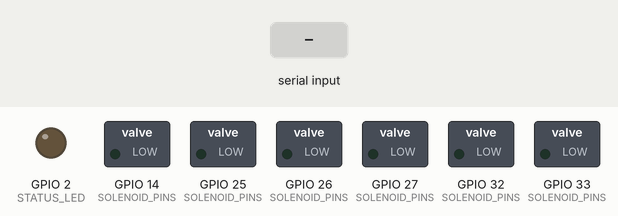
A sketch run on a simulated ESP32. Parts: switched loads named in the sketch (green lamp = pin HIGH), output pins drawn as LEDs (lit = HIGH). Dashed ring = blinking. The test bench sets the inputs (shaded band). What the sketch prints to the serial monitor is not drawn.

Above: at 6.3 s.
6.4 s: "90,45\n" received over Serial
At 6.8 s:
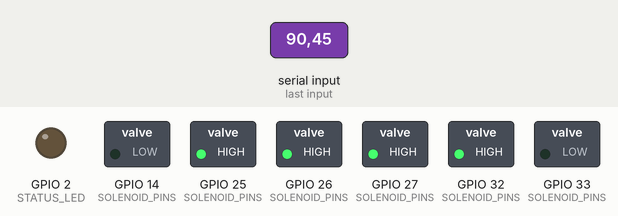
12.4 s: "200\n" received over Serial
At 15.2 s:
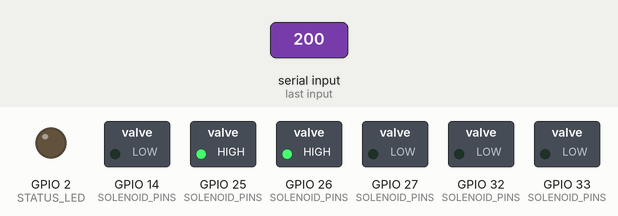
15.4 s: "30,150\n" received over Serial
At 21.2 s:
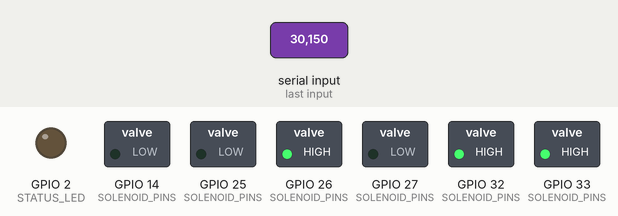
Timing chart, 0 to 27.4 s (numbered marks = the images above; inputs shaded):
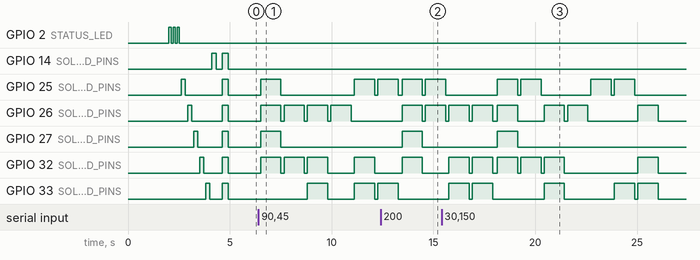

The sketch:

ESP32_BrailleDevice_Complete.ino
```cpp
/*
 * ESP32 Complete Braille Device
 *
 * Purpose: All-in-one Braille display device
 *          - Receives text from OCR (via Serial/WiFi)
 *          - Translates to Braille patterns
 *          - Controls 6 solenoids directly
 *
 * Supports: English, Kazakh, Russian
 * Hardware: ESP32 + 6 solenoids + 6 MOSFETs
 *
 * Author: Braille Device Project
 * Date: 2025
 */

#include <Arduino.h>

// ============================================
// HARDWARE CONFIGURATION
// ============================================

// Solenoid control pins (connected to MOSFETs)
#define SOLENOID_1 GPIO_NUM_25  // Dot 1 (top left)
#define SOLENOID_2 GPIO_NUM_26  // Dot 2 (middle left)
#define SOLENOID_3 GPIO_NUM_27  // Dot 3 (bottom left)
#define SOLENOID_4 GPIO_NUM_32  // Dot 4 (top right)
#define SOLENOID_5 GPIO_NUM_33  // Dot 5 (middle right)
#define SOLENOID_6 GPIO_NUM_14  // Dot 6 (bottom right)

// OCR Input Configuration
#define OCR_INPUT_SERIAL Serial  // Use Serial for OCR input or testing

// Timing Configuration
#define SOLENOID_EXTEND_TIME 50    // ms - time to extend solenoid
#define SOLENOID_HOLD_TIME 950     // ms - time to hold position for reading
#define RETRACT_TIME 50            // ms - time between characters
#define CHAR_DISPLAY_TIME 1000     // ms - total display time per character

// Status LED (built-in)
#define STATUS_LED LED_BUILTIN

// ============================================
// PIN ARRAY FOR EASY ITERATION
// ============================================

const uint8_t SOLENOID_PINS[6] = {
    SOLENOID_1,
    SOLENOID_2,
    SOLENOID_3,
    SOLENOID_4,
    SOLENOID_5,
    SOLENOID_6
};

// ============================================
// BRAILLE CHARACTER STRUCTURES
// ============================================

// Braille pattern structure
struct BraillePattern {
    char character;
    uint8_t dots;  // 6-bit pattern (bits 0-5 represent dots 1-6)
};

// ============================================
// BRAILLE MAPPING ARRAYS
// ============================================

// English lowercase letters (a-z)
const BraillePattern ENGLISH_LOWER[] = {
    {'a', 0b000001},  // dot 1
    {'b', 0b000011},  // dots 1,2
    {'c', 0b001001},  // dots 1,4
    {'d', 0b011001},  // dots 1,4,5
    {'e', 0b010001},  // dots 1,5
    {'f', 0b001011},  // dots 1,2,4
    {'g', 0b011011},  // dots 1,2,4,5
    {'h', 0b010011},  // dots 1,2,5
    {'i', 0b001010},  // dots 2,4
    {'j', 0b011010},  // dots 2,4,5
    {'k', 0b000101},  // dots 1,3
    {'l', 0b000111},  // dots 1,2,3
    {'m', 0b001101},  // dots 1,3,4
    {'n', 0b011101},  // dots 1,3,4,5
    {'o', 0b010101},  // dots 1,3,5
    {'p', 0b001111},  // dots 1,2,3,4
    {'q', 0b011111},  // dots 1,2,3,4,5
    {'r', 0b010111},  // dots 1,2,3,5
    {'s', 0b001110},  // dots 2,3,4
    {'t', 0b011110},  // dots 2,3,4,5
    {'u', 0b100101},  // dots 1,3,6
    {'v', 0b100111},  // dots 1,2,3,6
    {'w', 0b111010},  // dots 2,4,5,6
    {'x', 0b101101},  // dots 1,3,4,6
    {'y', 0b111101},  // dots 1,3,4,5,6
    {'z', 0b110101}   // dots 1,3,5,6
};

// Numbers (0-9) - use number indicator + letters a-j
const BraillePattern NUMBERS[] = {
    {'0', 0b011010},  // j
    {'1', 0b000001},  // a
    {'2', 0b000011},  // b
    {'3', 0b001001},  // c
    {'4', 0b011001},  // d
    {'5', 0b010001},  // e
    {'6', 0b001011},  // f
    {'7', 0b011011},  // g
    {'8', 0b010011},  // h
    {'9', 0b001010}   // i
};

// Punctuation and special characters
const BraillePattern PUNCTUATION[] = {
    {' ', 0b000000},  // space (no dots)
    {'.', 0b010110},  // dots 2,3,5
    {',', 0b000010},  // dot 2
    {'?', 0b100110},  // dots 2,3,6
    {'!', 0b011110},  // dots 2,3,4,5
    {';', 0b000110},  // dots 2,3
    {':', 0b010010},  // dots 2,5
    {'-', 0b001100},  // dots 3,4
    {'\'', 0b000100}, // dot 3
    {'"', 0b100110},  // dots 2,3,6
    {'(', 0b010111},  // dots 1,2,3,5
    {')', 0b010111},  // dots 1,2,3,5
};

// Russian Cyrillic characters (а-я)
const BraillePattern RUSSIAN_CHARS[] = {
    {'а', 0b000001},  // a - dot 1
    {'б', 0b000011},  // b - dots 1,2
    {'в', 0b111010},  // v - dots 2,4,5,6
    {'г', 0b011011},  // g - dots 1,2,4,5
    {'д', 0b011001},  // d - dots 1,4,5
    {'е', 0b010001},  // e - dots 1,5
    {'ё', 0b010000},  // yo - dot 5
    {'ж', 0b101011},  // zh - dots 1,2,4,6
    {'з', 0b110101},  // z - dots 1,3,5,6
    {'и', 0b001010},  // i - dots 2,4
    {'й', 0b111111},  // y - dots 1,2,3,4,5,6
    {'к', 0b000101},  // k - dots 1,3
    {'л', 0b000111},  // l - dots 1,2,3
    {'м', 0b001101},  // m - dots 1,3,4
    {'н', 0b011101},  // n - dots 1,3,4,5
    {'о', 0b010101},  // o - dots 1,3,5
    {'п', 0b001111},  // p - dots 1,2,3,4
    {'р', 0b010111},  // r - dots 1,2,3,5
    {'с', 0b001110},  // s - dots 2,3,4
    {'т', 0b011110},  // t - dots 2,3,4,5
    {'у', 0b100101},  // u - dots 1,3,6
    {'ф', 0b001011},  // f - dots 1,2,4
    {'х', 0b110111},  // h - dots 1,2,3,5,6
    {'ц', 0b001001},  // ts - dots 1,4
    {'ч', 0b111011},  // ch - dots 1,2,4,5,6
    {'ш', 0b100100},  // sh - dot 6
    {'щ', 0b100001},  // shch - dots 1,6
    {'ъ', 0b111101},  // hard sign - dots 1,3,4,5,6
    {'ы', 0b111110},  // y - dots 2,3,4,5,6
    {'ь', 0b101110},  // soft sign - dots 2,3,4,6
    {'э', 0b101001},  // e - dots 1,4,6
    {'ю', 0b100111},  // yu - dots 1,2,3,6
    {'я', 0b111001}   // ya - dots 1,4,5,6
};

// Kazakh specific characters (additional to Russian)
const BraillePattern KAZAKH_CHARS[] = {
    {'ә', 0b110001},  // ä - dots 1,5,6
    {'ғ', 0b111100},  // ğ - dots 3,4,5,6
    {'қ', 0b100011},  // q - dots 1,2,6
    {'ң', 0b110011},  // ñ - dots 1,2,5,6
    {'ө', 0b101010},  // ö - dots 2,4,6
    {'ұ', 0b100110},  // ū - dots 2,3,6
    {'ү', 0b101111},  // ü - dots 1,2,3,4,6
    {'һ', 0b110010},  // h - dots 2,5,6
    {'і', 0b001010}   // i - dots 2,4 (same as и)
};

// Special indicators
const uint8_t CAPITAL_INDICATOR = 0b100000;  // dot 6
const uint8_t NUMBER_INDICATOR = 0b001111;   // dots 1,2,3,4

// ============================================
// GLOBAL VARIABLES
// ============================================

String inputBuffer = "";
bool processingComplete = false;

// ============================================
// FUNCTION DECLARATIONS
// ============================================

void setupPins();
void displayBraillePattern(uint8_t pattern);
void extendDots(uint8_t pattern);
void retractAllDots();
void testAllSolenoids();
void blinkStatus(int times);
uint8_t getBraillePattern(char c);
void processText(String text);
void displayBrailleChar(char c);

// ============================================
// SETUP
// ============================================

void setup() {
    // Initialize Serial for OCR input and debugging
    Serial.begin(115200);

    // Initialize GPIO pins for solenoids
    setupPins();

    // Wait for connections
    delay(2000);

    // Visual feedback
    blinkStatus(3);

    // Run self-test
    Serial.println("\n=================================");
    Serial.println("ESP32 Braille Display Device");
    Serial.println("=================================");
    Serial.println("Running self-test...");
    testAllSolenoids();

    Serial.println("\nSupported Languages:");
    Serial.println("- English");
    Serial.println("- Russian (Русский)");
    Serial.println("- Kazakh (Қазақша)");
    Serial.println("=================================");
    Serial.println("Ready to receive text...");
    Serial.println();
}

// ============================================
// MAIN LOOP
// ============================================

void loop() {
    // Check for incoming text from OCR or Serial
    if (Serial.available()) {
        char c = Serial.read();

        if (c == '\n' || c == '\r') {
            // End of line - process the buffer
            if (inputBuffer.length() > 0) {
                Serial.println("\n--- Processing Text ---");
                Serial.print("Input: ");
                Serial.println(inputBuffer);
                Serial.println("--- Translating to Braille ---");

                processText(inputBuffer);

                Serial.println("--- Complete ---\n");
                inputBuffer = "";
            }
        } else {
            // Add character to buffer
            inputBuffer += c;
        }
    }

    // Small delay to prevent overwhelming the processor
    delay(10);
}

// ============================================
// PIN SETUP
// ============================================

void setupPins() {
    // Configure all solenoid pins as outputs
    for (int i = 0; i < 6; i++) {
        pinMode(SOLENOID_PINS[i], OUTPUT);
        digitalWrite(SOLENOID_PINS[i], LOW);  // Ensure retracted
    }

    // Configure status LED
    pinMode(STATUS_LED, OUTPUT);
    digitalWrite(STATUS_LED, LOW);

    Serial.println("GPIO pins initialized:");
    Serial.println("  Solenoid 1 (Dot 1): GPIO25");
    Serial.println("  Solenoid 2 (Dot 2): GPIO26");
    Serial.println("  Solenoid 3 (Dot 3): GPIO27");
    Serial.println("  Solenoid 4 (Dot 4): GPIO32");
    Serial.println("  Solenoid 5 (Dot 5): GPIO33");
    Serial.println("  Solenoid 6 (Dot 6): GPIO14");
}

// ============================================
// BRAILLE PATTERN LOOKUP
// ============================================

uint8_t getBraillePattern(char c) {
    // Convert to lowercase for lookup
    char lowerC = tolower(c);

    // Check English letters
    if (lowerC >= 'a' && lowerC <= 'z') {
        return ENGLISH_LOWER[lowerC - 'a'].dots;
    }

    // Check numbers
    if (c >= '0' && c <= '9') {
        return NUMBERS[c - '0'].dots;
    }

    // Check punctuation
    for (int i = 0; i < sizeof(PUNCTUATION) / sizeof(BraillePattern); i++) {
        if (PUNCTUATION[i].character == c) {
            return PUNCTUATION[i].dots;
        }
    }

    // Check Russian characters
    for (int i = 0; i < sizeof(RUSSIAN_CHARS) / sizeof(BraillePattern); i++) {
        if (RUSSIAN_CHARS[i].character == lowerC) {
            return RUSSIAN_CHARS[i].dots;
        }
    }

    // Check Kazakh-specific characters
    for (int i = 0; i < sizeof(KAZAKH_CHARS) / sizeof(BraillePattern); i++) {
        if (KAZAKH_CHARS[i].character == lowerC) {
            return KAZAKH_CHARS[i].dots;
        }
    }

    // Unknown character - return error pattern
    return 0b111111;
}

// ============================================
// PROCESS TEXT STRING
// ============================================

void processText(String text) {
    bool numberMode = false;

    for (int i = 0; i < text.length(); i++) {
        char c = text.charAt(i);

        // Check if we need to display capital indicator
        if (isupper(c) && isalpha(c)) {
            Serial.print("Character: [CAPITAL] ");
            displayBraillePattern(CAPITAL_INDICATOR);
            delay(100);
        }

        // Check if we need to display number indicator
        if (isdigit(c) && !numberMode) {
            Serial.print("Character: [NUMBER] ");
            displayBraillePattern(NUMBER_INDICATOR);
            numberMode = true;
            delay(100);
        } else if (!isdigit(c) && c != ',' && c != '.') {
            numberMode = false;
        }

        // Get and display the character pattern
        uint8_t pattern = getBraillePattern(c);

        Serial.print("Character: '");
        Serial.print(c);
        Serial.print("' → Pattern: 0b");
        Serial.print(pattern, BIN);
        Serial.print(" (dots: ");

        // Print which dots are active
        bool first = true;
        for (int j = 0; j < 6; j++) {
            if (pattern & (1 << j)) {
                if (!first) Serial.print(",");
                Serial.print(j + 1);
                first = false;
            }
        }
        if (first) Serial.print("none");
        Serial.println(")");

        // Display the pattern
        displayBraillePattern(pattern);
        delay(100);
    }
}

// ============================================
// DISPLAY BRAILLE PATTERN
// ============================================

void displayBraillePattern(uint8_t pattern) {
    // Step 1: Retract all dots (clean slate)
    retractAllDots();
    delay(RETRACT_TIME);

    // Step 2: Extend the dots specified in the pattern
    extendDots(pattern);

    // Step 3: Initial extension with full power
    delay(SOLENOID_EXTEND_TIME);

    // Step 4: Hold position for user to read
    delay(SOLENOID_HOLD_TIME);

    // Step 5: Retract all for next character
    retractAllDots();
}

// ============================================
// EXTEND SPECIFIC DOTS
// ============================================

void extendDots(uint8_t pattern) {
    // Iterate through each dot (bit)
    for (int i = 0; i < 6; i++) {
        // Check if this dot should be raised
        if (pattern & (1 << i)) {
            // Raise the solenoid (HIGH = extended)
            digitalWrite(SOLENOID_PINS[i], HIGH);
        } else {
            // Keep retracted (LOW = retracted)
            digitalWrite(SOLENOID_PINS[i], LOW);
        }
    }
}

// ============================================
// RETRACT ALL DOTS
// ============================================

void retractAllDots() {
    // Set all solenoid pins LOW (retracted position)
    for (int i = 0; i < 6; i++) {
        digitalWrite(SOLENOID_PINS[i], LOW);
    }
}

// ============================================
// SELF-TEST SEQUENCE
// ============================================

void testAllSolenoids() {
    Serial.println("Testing each solenoid individually...");

    // Test each solenoid individually
    for (int i = 0; i < 6; i++) {
        Serial.print("  Testing Dot ");
        Serial.print(i + 1);
        Serial.print(" (GPIO");
        Serial.print(SOLENOID_PINS[i]);
        Serial.println(")...");

        // Extend this solenoid
        digitalWrite(SOLENOID_PINS[i], HIGH);
        delay(200);

        // Retract this solenoid
        digitalWrite(SOLENOID_PINS[i], LOW);
        delay(100);
    }

    // Test all together
    Serial.println("Testing all solenoids together...");
    delay(200);
    for (int i = 0; i < 6; i++) {
        digitalWrite(SOLENOID_PINS[i], HIGH);
    }
    delay(300);
    retractAllDots();
    delay(200);

    Serial.println("Self-test complete!\n");
}

// ============================================
// STATUS LED BLINK
// ============================================

void blinkStatus(int times) {
    for (int i = 0; i < times; i++) {
        digitalWrite(STATUS_LED, HIGH);
        delay(100);
        digitalWrite(STATUS_LED, LOW);
        delay(100);
    }
}

/*
 * ============================================
 * USAGE NOTES
 * ============================================
 *
 * To use this code:
 *
 * 1. Upload to ESP32 board
 *
 * 2. Connect 6 solenoids via MOSFETs:
 *    - GPIO25 → MOSFET → Solenoid 1 (Dot 1)
 *    - GPIO26 → MOSFET → Solenoid 2 (Dot 2)
 *    - GPIO27 → MOSFET → Solenoid 3 (Dot 3)
 *    - GPIO32 → MOSFET → Solenoid 4 (Dot 4)
 *    - GPIO33 → MOSFET → Solenoid 5 (Dot 5)
 *    - GPIO14 → MOSFET → Solenoid 6 (Dot 6)
 *
 * 3. For testing, open Serial Monitor (115200 baud)
 *    Type text and press Enter
 *
 * 4. For production OCR integration:
 *    - Replace Serial with your OCR module
 *    - Or use WiFi/Bluetooth to receive text
 *
 * 5. UTF-8 Handling:
 *    - For proper Russian/Kazakh support, implement UTF-8 parsing
 *    - Current code is simplified for demonstration
 *    - Add UTF-8 library for production use
 *
 * ============================================
 * MOSFET DRIVER CIRCUIT (per solenoid)
 * ============================================
 *
 * ESP32 GPIO → 1kΩ resistor → MOSFET Gate (2N7002 or similar)
 * MOSFET Source → GND
 * MOSFET Drain → Solenoid (-) terminal
 * Solenoid (+) terminal → +5V (external power)
 * Flyback Diode (1N4007) across solenoid (cathode to +5V)
 *
 * IMPORTANT: Use external 5V power supply for solenoids (3A+)
 *            Connect ESP32 GND to power supply GND (common ground!)
 *
 * ============================================
 * POWER OPTIMIZATION (Optional)
 * ============================================
 *
 * To reduce power consumption, implement PWM holding:
 * - Use 100% duty cycle for extension (50ms)
 * - Use 30-50% duty cycle for holding (950ms)
 * - This reduces power by 60-70%
 *
 * Add to extendDots() after initial extension:
 *   ledcWrite(channel, 128);  // 50% duty cycle
 *
 */
```

Measured:
- after the input at 6.4 s, GPIO 25 (SOLENOID_PINS): goes HIGH 1.0 s, LOW 3.6 s, HIGH 1.0 s, LOW 0.15 s, then HIGH, starting after 0.11 s; GPIO 26 (SOLENOID_PINS): alternates HIGH for 1.0 s and LOW for 0.15 s, starting after 0.11 s
- after the input at 12.4 s, GPIO 26 (SOLENOID_PINS): LOW → HIGH after 1.1 s, → LOW 1.0 s later, → HIGH 0.15 s later; GPIO 27 (SOLENOID_PINS), GPIO 32 (SOLENOID_PINS): LOW → HIGH after 1.1 s, → LOW 1.0 s later
- after the input at 15.4 s, GPIO 27 (SOLENOID_PINS): LOW → HIGH after 2.7 s, → LOW 1.0 s later
